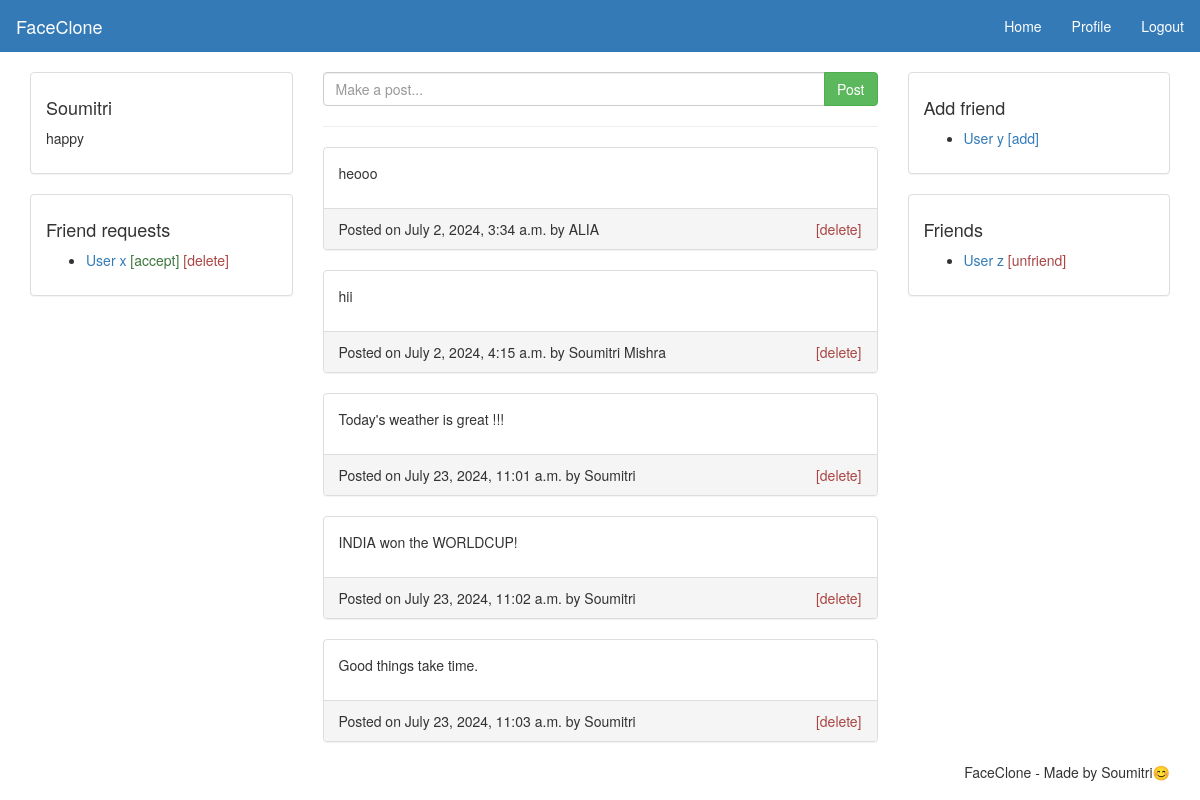
The app's page /home (signed in) with its own data.
### social/models.py (models this page shows, shortened)
class UserProfile(models.Model):
    user = models.OneToOneField(User,on_delete=models.CASCADE)
    loc = models.CharField(max_length=20,blank=True)
    bio = models.TextField(max_length=300,blank=True)
    img = models.ImageField(upload_to="pics",default= "avatar.jpg")

class UserPost(models.Model):
    user = models.ForeignKey(User,on_delete=models.CASCADE)
    post = models.TextField(max_length=300,blank=False)
    date = models.DateTimeField(auto_now_add=True)

### social/views.py (the view)
# urls.py: 2. Add a URL to urlpatterns:  path('', views.home, name='home')
@login_required(login_url="index")
def home(request):
    user = request.user
    context = {"user":user}
    posts = UserPost.objects.all()
    context.update({"posts":posts})
    return render(request,"home.html",context)

### templates/home.html (shortened to what this page needs)
{% load static %}
<!DOCTYPE html>
<html>
<head>
  <link rel="stylesheet" type="text/css" href="{% static 'css/bootstrap.min.css' %}">
  <link rel="stylesheet" type="text/css" href="{% static 'css/style.css' %}">
</head>
<body >
  <nav class="navbar navbar-default">
    <div class="container-fluid">
      <div class="navbar-header">
        <a class="navbar-brand" href="{% url 'index' %}">FaceClone</a>
      </div>
      <ul class="nav navbar-nav navbar-right">
        <li><a href="{% url 'home' %}">Home</a></li>
        <li><a href="{% url 'profile' %}">Profile</a></li>
        <li><a href="{% url 'logout' %}">Logout</a></li>
      </ul>
    </div>
  </nav>
  <main class="container">
    <div class="row">
      <div class="col-md-3">
        <div class="panel panel-default">
          <div class="panel-body">
            <h4>{{user.username}}</h4>
            <p>{{user.userprofile.bio}}</p>
          </div>
        </div>
        <div class="panel panel-default">
          <div class="panel-body">
            <h4>Friend requests</h4>
            <ul>
              <li>
                <a href="#">User x</a>
                <a class="text-success" href="#">[accept]</a>
                <a class="text-danger" href="#">[delete]</a>
              </li>
            </ul>
          </div>
        </div>
      </div>
      <div class="col-md-6">
        <form method="post" action="{% url 'addpost' %}">
          <div class="input-group">
            <input class="form-control" type="text" name="content" placeholder="Make a post...">
            <span class="input-group-btn">
              <button class="btn btn-success" type="submit" name="post">Post</button>
            </span>
          </div>
        </form><hr>
        <div>
           {% for post in posts %}
          <div class="panel panel-default">
            <div class="panel-body">
              <p>{{post.post}}</p>
            </div>
            <div class="panel-footer">
              <span>Posted on {{post.date}} by {{post.user.username}}</span>
              <span class="pull-right"><a class="text-danger" href="#">[delete]</a></span>
            </div>
          </div>
          {% endfor %}
        </div>
      </div>
      <div class="col-md-3">
        <div class="panel panel-default">
          <div class="panel-body">
            <h4>Add friend</h4>
            <ul>
              <li>
                <a href="#">User y</a>
                <a href="#">[add]</a>
              </li>
            </ul>
          </div>
        </div>
        <div class="panel panel-default">
          <div class="panel-body">
            <h4>Friends</h4>
            <ul>
              <li>
                <a href="#">User z</a>
                <a class="text-danger" href="#">[unfriend]</a>
              </li>
            </ul>
          </div>
        </div>
      </div>
    </div>
  </main>
  <footer class="container text-center">
    <ul class="nav nav-pills pull-right">
      <li>FaceClone - Made by Soumitri😊</li>
    </ul>
  </footer>
</body>
</html>

### static/css/style.css (style rules this page uses)
a { color: #337ab7; }
.navbar { -webkit-border-radius: 0; -moz-border-radius: 0; border-radius: 0; }
.navbar-default { background-color: #337ab7; border-color: #337ab7; }
.navbar-default .navbar-brand { color: #fff; }
.navbar-default .navbar-nav>li>a { color: #fff; }

### records on screen
UserPost: post "heooo", date "July 2, 2024, 3:34 a.m.", user.username "ALIA"
UserPost: post "hii", date "July 2, 2024, 4:15 a.m.", user.username "Soumitri Mishra"
UserPost: post "Today's weather is great !!!", date "July 23, 2024, 11:01 a.m.", user.username "Soumitri"
UserPost: post "INDIA won the WORLDCUP!", date "July 23, 2024, 11:02 a.m.", user.username "Soumitri"
UserPost: post "Good things take time.", date "July 23, 2024, 11:03 a.m.", user.username "Soumitri"

### other values on screen
{{ user.username }} "Soumitri"
{{ user.userprofile.bio }} "happy"
